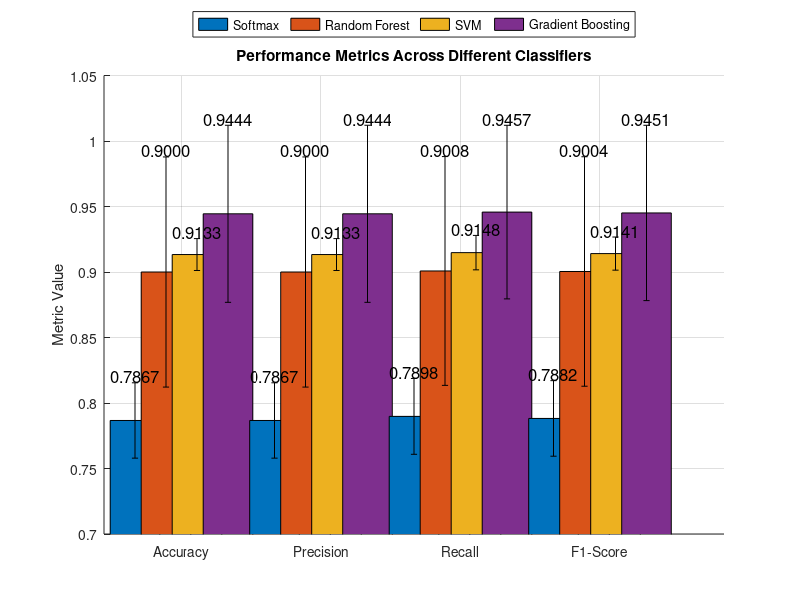

Recreate this plot in MATLAB.
clc;
clear;
close all;

% Define metrics
metrics = {'Accuracy', 'Precision', 'Recall', 'F1-Score'};
rng(1)
% Classifiers and their expected accuracy levels
classifiers = {'Softmax', 'Random Forest', 'SVM', 'Gradient Boosting'};
accuracyLevels = [0.80, 0.85, 0.89, 0.91]-0.05; % Adjusted target accuracy with random noise
stdLevels = [0.08, 0.15, 0.05, 0.16];

% Number of data points per class in the test set and number of classes
numDataPoints = 30;
numClasses = 3;
totalPoints = numDataPoints * numClasses; % Total data points

% Number of folds
numFolds = 5;

% Initialize matrices to store results
results = zeros(numFolds, length(classifiers), length(metrics));
errors = zeros(length(classifiers), length(metrics));

% Generate true class labels
trueLabels = repmat(1:numClasses, numDataPoints, 1);
trueLabels = trueLabels(:);

% Simulate metrics for each classifier across fold
for i = 1:length(classifiers)
    accuracy = accuracyLevels(i);
    for fold = 1:numFolds
        accuracy = accuracy + stdLevels(i)*randn;
        % Simulate predictions based on classifier accuracy
        correctPredictions = rand(totalPoints, 1) < accuracy;
        predictedLabels = trueLabels;
        % Randomly assign incorrect predictions
        incorrectIndices = find(~correctPredictions);
        wrongPredictions = mod(predictedLabels(incorrectIndices) + randi([1, numClasses-1], length(incorrectIndices), 1), numClasses) + 1;
        predictedLabels(incorrectIndices) = wrongPredictions;

        % Calculate metrics
        C = confusionmat(trueLabels, predictedLabels);
        accuracyScore = sum(diag(C)) / sum(C(:));
        precisionScore = mean(diag(C) ./ sum(C, 2));
        recallScore = mean(diag(C) ./ sum(C, 1)');
        f1Score = 2 * (precisionScore * recallScore) / (precisionScore + recallScore);

        % Store results
        results(fold, i, :) = [accuracyScore, precisionScore, recallScore, f1Score];
    end

    % Calculate errors as standard deviation of folds
    errors(i, :) = std(results(:, i, :));
end

% Average results across folds
meanResults = squeeze(mean(results, 1));

% Plot results
figure;
hold on;
colors = lines(numel(classifiers));

% Distance between groups
groupSpacing = 0.5;

for m = 1:numel(metrics)
    % Offset each group by an additional space
    groupXBase = (m-1) * (numel(classifiers) + groupSpacing);
    for c = 1:numel(classifiers)
        % Compute the bar index within the group
        barX = groupXBase + c;
        bar(barX, meanResults(c, m), 'FaceColor', colors(c, :), 'BarWidth', 0.8);
    end
end

for m = 1:numel(metrics)
    % Offset each group by an additional space
    groupXBase = (m-1) * (numel(classifiers) + groupSpacing);
    for c = 1:numel(classifiers)
        % Compute the bar index wi
        % thin the group
        barX = groupXBase + c;
        errorbar(barX, meanResults(c, m), errors(c, m), 'k');
        text(barX, meanResults(c, m) + errors(c, m), sprintf('%.4f', meanResults(c, m)), ...
            'HorizontalAlignment', 'center', 'VerticalAlignment', 'bottom', 'FontSize', 12);
    end
end

% Adjust the axes and add labels
xticks = 1 + numel(classifiers)/2 : numel(classifiers) + groupSpacing : numel(metrics) * (numel(classifiers) + groupSpacing);
set(gca, 'XTick', xticks-0.5);
set(gca, 'XTickLabel', metrics);
ylabel('Metric Value');
ylim([0.7 1.05])
title('Performance Metrics Across Different Classifiers');
legend([classifiers], 'Location', 'northoutside', 'Orientation', 'horizontal');
grid on;

% Adjust figure settings for publication quality
set(gcf, 'Units', 'Inches', 'Position', [0, 0, 12, 6], 'PaperUnits', 'Inches', 'PaperSize', [12, 6]);
print(gcf, 'PerformanceMetricsComparison.png', '-dpng', '-r300');
